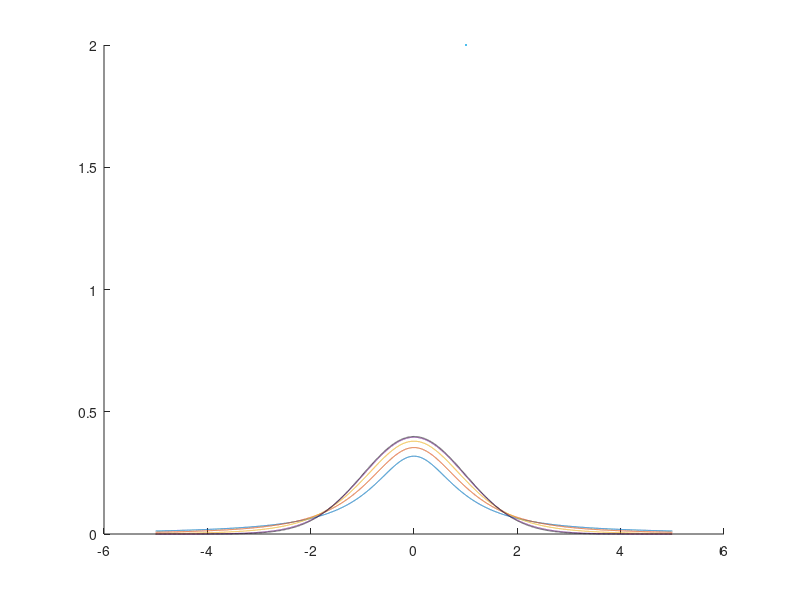

MATLAB code to generate this figure: (Note: this script raises an error after producing the figure.)
clear
close all
hold on

n = [1 2 5 30];

x = linspace(-5, 5, 10000)';
f = (1 + x.^2./n).^(-(n+1)/2) ./ (sqrt(n) .* beta(n/2, 0.5));
finf = exp(-x.^2/2) / sqrt(2*pi);
lincomp([plot(x, f, LineWidth=2); plot(x, finf, '--k', LineWidth=2)]);

xlabel("$x$", Interpreter="latex")
ylabel("$f(x)$", Interpreter="latex")

grid on

remark = strings(size(n));
remark(n == 1) = ", Cauchy";
pad_legend(legend(["$n="+n+"$" + remark, "normal"], Interpreter="latex"));

set(gcf, Position=[200 200 700 400])

exportgraphics(gca, "../pdf_t.pdf", ContentType="vector", BackgroundColor="none")
